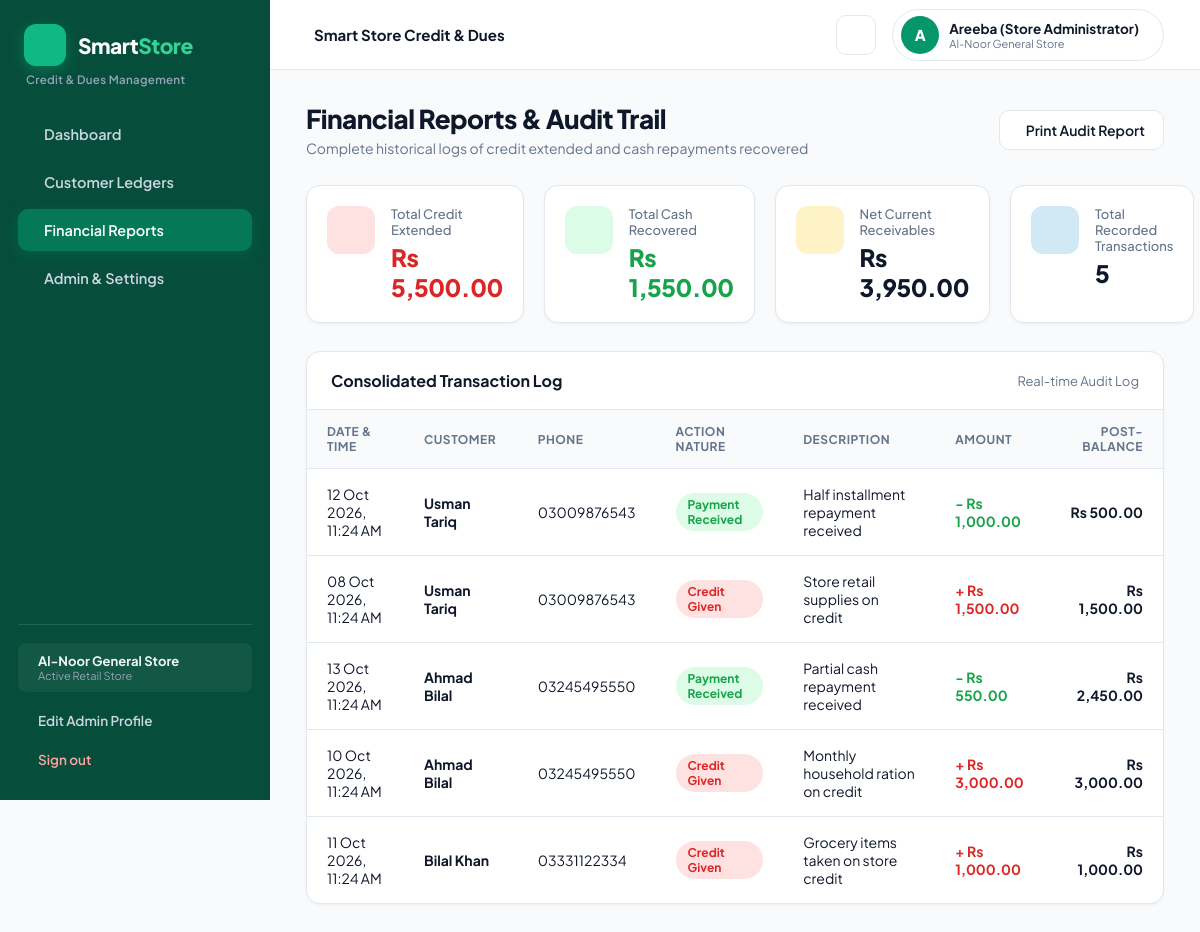
The page /reports.php (signed in) on the database its author committed.
### tables this page shows
CREATE TABLE IF NOT EXISTS `transactions` (
  `id` INT AUTO_INCREMENT PRIMARY KEY,
  `customer_id` INT NOT NULL,
  `type` ENUM('credit_given', 'payment_received') NOT NULL,
  `amount` DECIMAL(12,2) NOT NULL,
  `previous_balance` DECIMAL(12,2) NOT NULL DEFAULT 0.00,
  `current_balance` DECIMAL(12,2) NOT NULL DEFAULT 0.00,
  `note` VARCHAR(255) DEFAULT '',
  `created_at` TIMESTAMP DEFAULT CURRENT_TIMESTAMP,
  FOREIGN KEY (`customer_id`) REFERENCES `customers`(`id`) ON DELETE CASCADE
);

CREATE TABLE IF NOT EXISTS `customers` (
  `id` INT AUTO_INCREMENT PRIMARY KEY,
  `name` VARCHAR(120) NOT NULL,
  `phone` VARCHAR(25) NOT NULL,
  `address` VARCHAR(255) DEFAULT '',
  `balance` DECIMAL(12,2) NOT NULL DEFAULT 0.00,
  `status` ENUM('Settled', 'Due', 'Partial') DEFAULT 'Settled',
  `created_at` TIMESTAMP DEFAULT CURRENT_TIMESTAMP
);

### includes/db.php (called while the page is built, shortened)
<?php
function getAdminProfile($conn) {
    $default = [
        'id' => 1,
        'store_name' => 'Al-Noor General Store',
        'full_name' => 'Store Administrator',
        'email' => 'admin@smartstorecredit.com',
        'phone' => '03001234567',
        'username' => 'admin',
        'profile_image' => ''
    ];
    $res = mysqli_query($conn, "SELECT * FROM admins WHERE id = 1 LIMIT 1");
    if ($res && $row = mysqli_fetch_assoc($res)) {
        return $row;
    }
    return $default;
}
?>

### reports.php (the view, shortened to what this page needs)
<?php
require_once 'includes/db.php';
$totalCreditGiven = 0;
$totalPaymentsReceived = 0;
$netOutstanding = 0;
if ($conn) {
    $q1 = mysqli_query($conn, "SELECT SUM(amount) as s FROM transactions WHERE type='credit_given'");
    if ($q1 && $r = mysqli_fetch_assoc($q1)) $totalCreditGiven = floatval($r['s'] ?? 0);
    $q2 = mysqli_query($conn, "SELECT SUM(amount) as s FROM transactions WHERE type='payment_received'");
    if ($q2 && $r = mysqli_fetch_assoc($q2)) $totalPaymentsReceived = floatval($r['s'] ?? 0);
    $q3 = mysqli_query($conn, "SELECT SUM(balance) as s FROM customers");
    if ($q3 && $r = mysqli_fetch_assoc($q3)) $netOutstanding = floatval($r['s'] ?? 0);
}
$reports = [];
if ($conn) {
    $rQuery = "SELECT t.*, c.name as customer_name, c.phone as customer_phone
               FROM transactions t
               JOIN customers c ON t.customer_id = c.id
               ORDER BY t.id DESC";
    $res = mysqli_query($conn, $rQuery);
    if ($res) {
        while ($row = mysqli_fetch_assoc($res)) {
            $reports[] = $row;
        }
    }
}
?>
<!DOCTYPE html>
<html lang="en">
<head>
  <link rel="stylesheet" href="css/style.css">
  <link href="https://cdn.jsdelivr.net/npm/remixicon@3.5.0/fonts/remixicon.css" rel="stylesheet">
</head>
<body>
  <?php include 'includes/sidebar.php'; ?>
  <div class="main-wrapper">
    <?php include 'includes/header.php'; ?>
    <main class="content-area">
      <div class="page-header">
        <div class="header-title">
          <h1>Financial Reports & Audit Trail</h1>
          <p>Complete historical logs of credit extended and cash repayments recovered</p>
        </div>
        <div style="display: flex; gap: 12px;">
          <button class="btn btn-outline" onclick="window.print()">
            <i class="ri-printer-line"></i> Print Audit Report
          </button>
        </div>
      </div>
      <div class="stats-grid">
        <div class="stat-card">
          <div class="stat-icon icon-red">
          </div>
          <div class="stat-info">
            <div class="label">Total Credit Extended</div>
            <div class="val" style="color: #dc2626;">Rs <?php echo number_format($totalCreditGiven, 2); ?></div>
          </div>
        </div>
        <div class="stat-card">
          <div class="stat-icon icon-green">
          </div>
          <div class="stat-info">
            <div class="label">Total Cash Recovered</div>
            <div class="val" style="color: #16a34a;">Rs <?php echo number_format($totalPaymentsReceived, 2); ?></div>
          </div>
        </div>
        <div class="stat-card">
          <div class="stat-icon icon-amber">
          </div>
          <div class="stat-info">
            <div class="label">Net Current Receivables</div>
            <div class="val">Rs <?php echo number_format($netOutstanding, 2); ?></div>
          </div>
        </div>
        <div class="stat-card">
          <div class="stat-icon icon-blue">
          </div>
          <div class="stat-info">
            <div class="label">Total Recorded Transactions</div>
            <div class="val"><?php echo count($reports); ?></div>
          </div>
        </div>
      </div>
      <div class="table-card">
        <div style="padding: 18px 24px; border-bottom: 1px solid var(--border); display: flex; justify-content: space-between; align-items: center;">
          <h3 style="font-size: 16px; font-weight: 700;">Consolidated Transaction Log</h3>
          <div style="font-size: 13px; color: var(--text-muted);">Real-time Audit Log</div>
        </div>
        <div class="table-responsive">
          <table>
            <thead>
              <tr>
                <th>Date & Time</th>
                <th>Customer</th>
                <th>Phone</th>
                <th>Action Nature</th>
                <th>Description</th>
                <th>Amount</th>
                <th style="text-align: right;">Post-Balance</th>
              </tr>
            </thead>
            <tbody>
              <?php if (count($reports) > 0): ?>
                <?php foreach ($reports as $r):
                  $isCredit = ($r['type'] === 'credit_given');
                ?>
                <tr>
                  <td><?php echo date('d M Y, h:i A', strtotime($r['created_at'])); ?></td>
                  <td><strong><?php echo htmlspecialchars($r['customer_name']); ?></strong></td>
                  <td><?php echo htmlspecialchars($r['customer_phone']); ?></td>
                  <td>
                    <?php if ($isCredit): ?>
                      <span class="status-badge status-due">Credit Given</span>
                    <?php else: ?>
                      <span class="status-badge status-settled">Payment Received</span>
                    <?php endif; ?>
                  </td>
                  <td><?php echo htmlspecialchars($r['note'] ?: '-'); ?></td>
                  <td>
                    <strong style="color: <?php echo $isCredit ? '#dc2626' : '#16a34a'; ?>;">
                      <?php echo $isCredit ? '+' : '-'; ?> Rs <?php echo number_format($r['amount'], 2); ?>
                    </strong>
                  </td>
                  <td style="text-align: right; font-weight: 700;">
                    Rs <?php echo number_format($r['current_balance'], 2); ?>
                  </td>
                </tr>
                <?php endforeach; ?>
              <?php endif; ?>
            </tbody>
          </table>
        </div>
      </div>
    </main>
  </div>
</body>
</html>

### includes/sidebar.php (shortened to what this page needs)
<?php
$currentPage = basename($_SERVER['PHP_SELF']);
$adminInfo = getAdminProfile($conn);
?>
<aside class="sidebar" id="sidebar">
  <div class="sidebar-top">
    <div class="brand">
      <div class="brand-icon"><i class="ri-store-2-fill"></i></div>
      <div class="brand-text">Smart<span>Store</span></div>
    </div>
    <div class="brand-subtitle">Credit & Dues Management</div>
    <nav class="nav-links">
      <a href="dashboard.php" class="nav-item <?php echo ($currentPage == 'dashboard.php') ? 'active' : ''; ?>">
        <span>Dashboard</span>
      </a>
      <a href="customers.php" class="nav-item <?php echo ($currentPage == 'customers.php' || $currentPage == 'customer_ledger.php') ? 'active' : ''; ?>">
        <span>Customer Ledgers</span>
      </a>
      <a href="reports.php" class="nav-item <?php echo ($currentPage == 'reports.php') ? 'active' : ''; ?>">
        <span>Financial Reports</span>
      </a>
      <a href="settings.php" class="nav-item <?php echo ($currentPage == 'settings.php') ? 'active' : ''; ?>">
        <span>Admin & Settings</span>
      </a>
    </nav>
  </div>
  <div class="sidebar-footer">
    <div class="store-badge">
      <div>
        <div class="store-name"><?php echo htmlspecialchars($adminInfo['store_name']); ?></div>
        <div class="store-status">Active Retail Store</div>
      </div>
    </div>
    <a href="settings.php" class="signout-btn" style="color: #cbd5e1; margin-bottom: 6px;">
      <span>Edit Admin Profile</span>
    </a>
    <a href="logout.php" class="signout-btn" onclick="return confirm('Do you really want to sign out?');">
      <span>Sign out</span>
    </a>
  </div>
</aside>

### includes/header.php (shortened to what this page needs)
<?php
$admin = getAdminProfile($conn);
$adminInitial = strtoupper(substr($admin['full_name'], 0, 1));
$hasProfileImg = !empty($admin['profile_image']) && file_exists('uploads/' . $admin['profile_image']);
?>
<header class="top-bar">
  <div style="display: flex; align-items: center; gap: 14px;">
    <div class="system-title-badge">
      <span>Smart Store Credit & Dues</span>
    </div>
  </div>
  <div class="top-bar-right">
    <button class="theme-toggle-btn" onclick="toggleTheme()" title="Switch Theme (Dark / Light)">
    </button>
    <a href="settings.php" class="user-pill" title="Click to view & edit Store Admin Profile">
      <?php if ($hasProfileImg): ?>
        <img src="uploads/<?php echo htmlspecialchars($admin['profile_image']); ?>" alt="Profile" class="user-avatar-img">
      <?php else: ?>
        <div class="user-avatar"><?php echo $adminInitial; ?></div>
      <?php endif; ?>
      <div style="display: flex; flex-direction: column; text-align: left;">
        <span style="font-size: 13.5px; font-weight: 700; color: var(--text-main);"><?php echo htmlspecialchars($admin['full_name']); ?></span>
        <span style="font-size: 11px; color: var(--text-muted);"><?php echo htmlspecialchars($admin['store_name']); ?></span>
      </div>
    </a>
  </div>
</header>

### rows shown on the page
transactions: created_at "12 Oct 2026, 11:24 AM", customer.name "Usman Tariq", customer.phone "03009876543", type "Payment Received", note "Half installment repayment received", amount "1,000.00", current_balance "500.00"
transactions: created_at "08 Oct 2026, 11:24 AM", customer.name "Usman Tariq", customer.phone "03009876543", type "Credit Given", note "Store retail supplies on credit", amount "1,500.00", current_balance "1,500.00"
transactions: created_at "13 Oct 2026, 11:24 AM", customer.name "Ahmad Bilal", customer.phone "03245495550", type "Payment Received", note "Partial cash repayment received", amount "550.00", current_balance "2,450.00"
transactions: created_at "10 Oct 2026, 11:24 AM", customer.name "Ahmad Bilal", customer.phone "03245495550", type "Credit Given", note "Monthly household ration on credit", amount "3,000.00", current_balance "3,000.00"
transactions: created_at "11 Oct 2026, 11:24 AM", customer.name "Bilal Khan", customer.phone "03331122334", type "Credit Given", note "Grocery items taken on store credit", amount "1,000.00", current_balance "1,000.00"

### other values the page prints
$adminInfo['store_name'] "Al-Noor General Store"
$adminInitial "A"
$admin['full_name'] "Areeba (Store Administrator)"
$admin['store_name'] "Al-Noor General Store"
$totalCreditGiven "5,500.00"
$totalPaymentsReceived "1,550.00"
$netOutstanding "3,950.00"
count($reports) "5"
